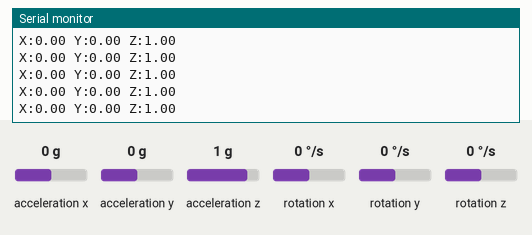
Simulated run of this sketch. Board: Arduino Uno, built with avr-gcc and run on an emulated ATmega328P. Parts: the last lines printed to the serial monitor. The inputs (shaded band) are chosen by the test bench; at power-on: acceleration x 0 g, acceleration y 0 g, acceleration z 1 g, rotation x 0 °/s, rotation y 0 °/s, rotation z 0 °/s.

Above: at 1.2 s.
1.3 s: acceleration x set to -1.4 g
At 1.6 s:
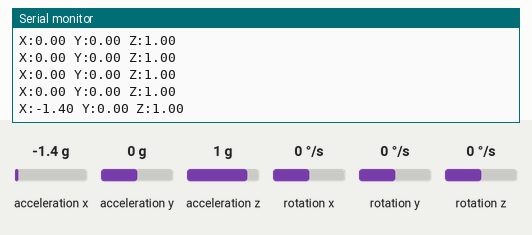
2.8 s: acceleration y set to -1.4 g
At 2.83 s:
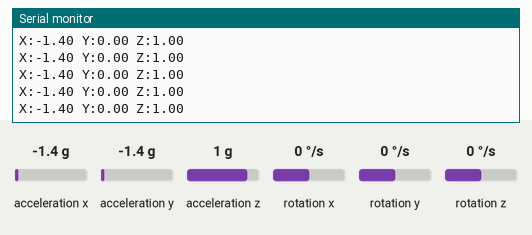
4.3 s: acceleration z set to -1.4 g
At 4.47 s:
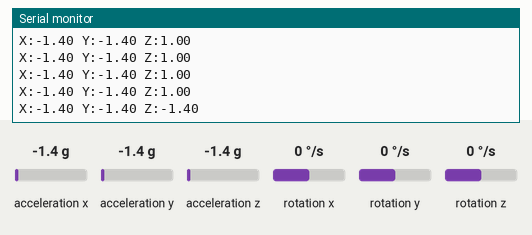

The sketch:

Sismografo.ino
```cpp
#include <Wire.h>
#include <MPU6050.h>

MPU6050 mpu;

void setup() {
  Serial.begin(9600);
  Wire.begin();
  mpu.initialize();

  if (!mpu.testConnection()) {
    Serial.println("MPU6050 no conectado!");
    while (1);
  }
  Serial.println("MPU6050 conectado!");
}

void loop() {
  int16_t ax, ay, az, gx, gy, gz;
  mpu.getMotion6(&ax, &ay, &az, &gx, &gy, &gz);

  // Convertimos la lectura a valores en G (1 G = 9.81 m/s²)
  float accel_x = ax / 16384.0;
  float accel_y = ay / 16384.0;
  float accel_z = az / 16384.0;

  // Graficamos los tres ejes
  Serial.print("X:");
  Serial.print(accel_x);
  Serial.print(" Y:");
  Serial.print(accel_y);
  Serial.print(" Z:");
  Serial.println(accel_z);

  delay(200); // Intervalo pequeño para mayor sensibilidad
}
```

Measured:
- after the input at 1.3 s, the serial monitor: prints a new line after 0.14 s (image 1)
- after the input at 4.3 s, the serial monitor: prints a new line at once (image 3)
